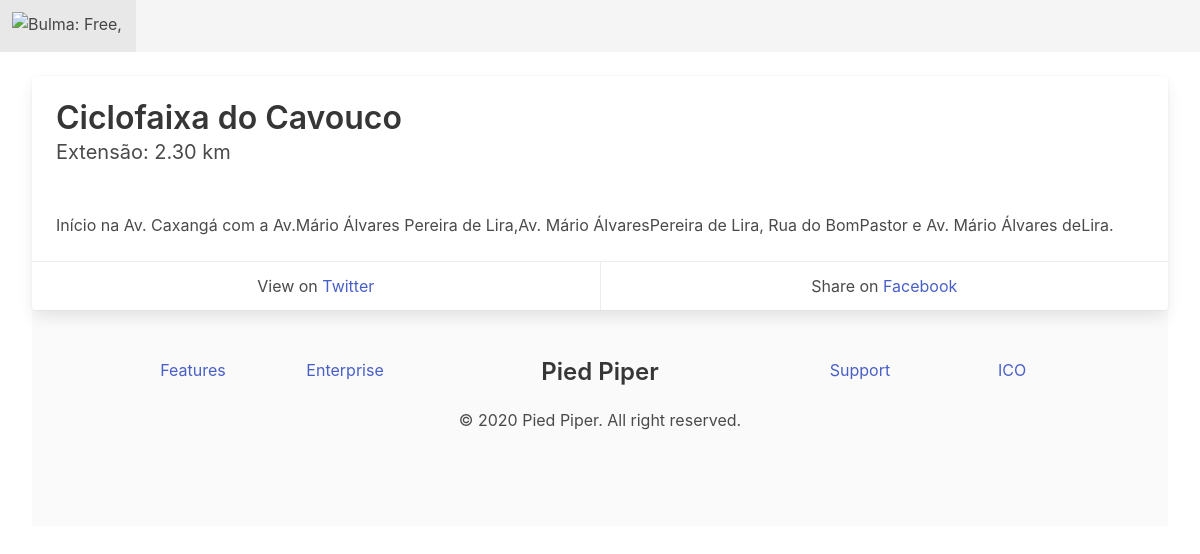
Page /4/ on the committed database.
### rotas/models.py (models this page shows, shortened)
class Rotas(models.Model):
    nome = models.CharField('Nome', max_length=50)
    descricao = models.CharField('Descrição', max_length=500)
    tamanho = models.DecimalField('Tamanho da Rota em Km', max_digits=4, decimal_places=2)
    create_at = models.DateTimeField(auto_now_add=True)
    update_at = models.DateTimeField(auto_now=True)

### rotas/views.py (the view)
# urls.py: path('<int:pk>/', RotasDetailView.as_view(), name='rotas-detail'),
class RotasDetailView(DetailView):
    model = Rotas

### rotas/templates/rotas/rotas_detail.html
{% extends 'base.html' %}
{% block content %}
    <div class="card">
        <div class="card-content">
            <p class="title">
                {{ object.nome }}
            </p>
            <p class="subtitle">
                Extensão: {{ object.tamanho }} km
            </p>
        </div>
        <div class="card-content">
            <div class="content">
                {{ object.descricao }}
            </div>
        </div>
        <footer class="card-footer">
            <p class="card-footer-item">
      <span>
        View on <a href="https://twitter.com/codinghorror/status/506010907021828096">Twitter</a>
      </span>
            </p>
            <p class="card-footer-item">
      <span>
        Share on <a href="#">Facebook</a>
      </span>
            </p>
        </footer>
    </div>
{% endblock content %}

### rows in the picture
Rotas: nome "Ciclofaixa do Cavouco", tamanho "2.30", descricao "Início na Av. Caxangá com a Av.Mário Álvares Pereira de Lira,Av. Mário ÁlvaresPereira de Lira, Rua do BomPastor e Av. Mário Álvares deLira."
